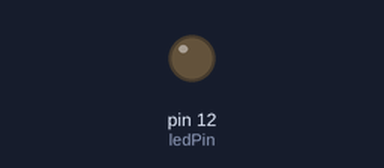
This sketch was run on a simulated Arduino Uno, built with avr-gcc and run on an emulated ATmega328P. Shown: output pins drawn as LEDs (lit = HIGH).

Above: at 1.8 s.
At 31.7 s:
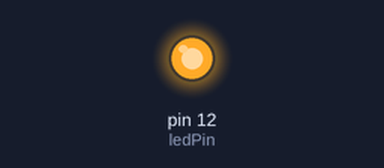
Timing chart, 0 to 32.8 s (numbered marks = the images above):
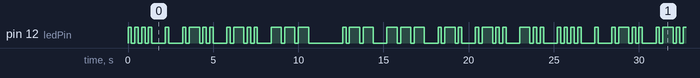

The sketch:

hello_world_ledPin_.ino
```cpp
//hello world
//.... H
//. E
//.-.. L
//.-.. L
//--- O
//.__ w
//___ O
//._. R
//._.. L
//_.. D

int ledPin = 12;
int dotDelay = 200;

void dot(){
  digitalWrite(ledPin, HIGH);
delay(dotDelay);
digitalWrite(ledPin, LOW);
delay(dotDelay);
}
void dash(){
  digitalWrite(ledPin, HIGH);
delay(3 * dotDelay);
digitalWrite(ledPin, LOW);
delay(dotDelay);
}
void letterEnd(){
  delay(3 * dotDelay);
}
void wordEnd(){
  delay(6 * dotDelay);
}

void letterH(){
  dot();
  dot();
  dot();
  dot();
  letterEnd();
}
void letterE(){
  dot();
  letterEnd();
}
void letterL(){
  dot();
  dash();
  dot();
  dot();
  letterEnd();
}
void letterO(){
  dash();
  dash();
  dash();
  letterEnd();
}
void letterW(){
dot();
dash();
dash();
letterEnd();
}
void letterR(){
  dot();
  dash();
  dot();
  letterEnd();
}
void letterD(){
  dash();
  dot();
  dot();
  letterEnd();
}


void setup(){
pinMode(ledPin, OUTPUT);
}


void loop(){
letterH();
letterE();
letterL();
letterL();
letterO();
wordEnd();
letterW();
letterO();
letterR();
letterL();
letterD();
}
```

Measured:
- by itself, pin 12 (ledPin): moves between LOW and HIGH, repeating every 25.2 s
- by itself, everything shown: repeats every 25.2 s, in 64 steps
